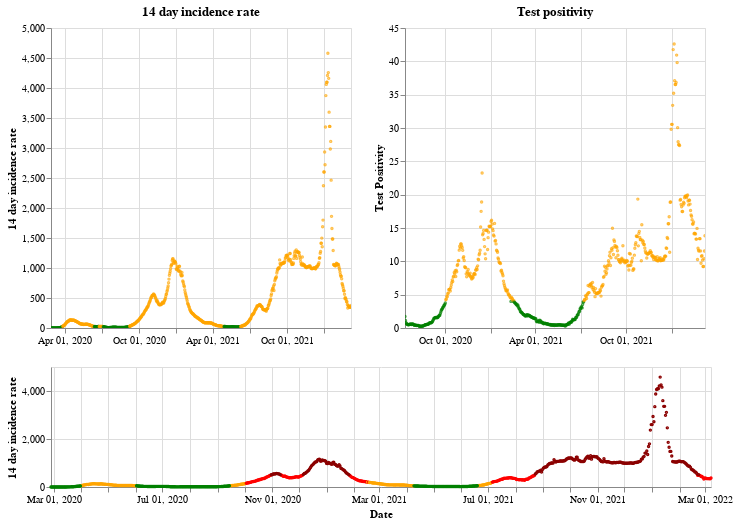

Notebook code cell kept with this figure:
### Markdown cell above
## Wales

### Code cell
plot_traffic_light('Wales')

### Figure 1 — Vega-Lite specification as saved in the notebook (floating-point values rounded to 4 significant figures; data arrays with more than 128 entries replaced by an {"elided": "..."} marker saying what was removed)
{"config": {"view": {"continuousWidth": 400, "continuousHeight": 300}}, "vconcat": [{"hconcat": [{"mark": {"type": "point", "size": 2}, "encoding": {"color": {"condition": {"value": "green", "test": "(datum.twoWeeklyCasesRate <= 25)"}, "value": "orange"}, "tooltip": [{"type": "nominal", "field": "areaName"}, {"type": "temporal", "field": "date"}, {"type": "quantitative", "field": "twoWeeklyCasesRate"}, {"type": "quantitative", "field": "testPositivity"}], "x": {"type": "temporal", "axis": {"title": ""}, "field": "date", "scale": {"domain": {"selection": "DateBrush"}}, "timeUnit": "yearmonthdate"}, "y": {"type": "quantitative", "axis": {"title": "14 day incidence rate"}, "field": "twoWeeklyCasesRate"}}, "title": "14 day incidence rate", "width": 300}, {"mark": {"type": "point", "size": 2}, "encoding": {"color": {"condition": {"value": "green", "test": "(datum.testPositivity <= 4)"}, "value": "orange"}, "tooltip": [{"type": "nominal", "field": "areaName"}, {"type": "temporal", "field": "date"}, {"type": "quantitative", "field": "twoWeeklyCasesRate"}, {"type": "quantitative", "field": "testPositivity"}], "x": {"type": "temporal", "axis": {"title": ""}, "field": "date", "scale": {"domain": {"selection": "DateBrush"}}, "timeUnit": "yearmonthdate"}, "y": {"type": "quantitative", "axis": {"title": "Test Positivity"}, "field": "testPositivity"}}, "title": "Test positivity", "width": 300}]}, {"layer": [{"mark": {"type": "point", "size": 2}, "encoding": {"color": {"condition": {"value": "orange", "test": "(((datum.testPositivity < 4) && (datum.twoWeeklyCasesRate >= 50)) && (datum.twoWeeklyCasesRate < 200))"}, "value": "red"}, "opacity": {"condition": {"value": 1, "test": "((datum.twoWeeklyCasesRate >= 50) && (datum.twoWeeklyCasesRate < 500))"}, "value": 0}, "tooltip": [{"type": "nominal", "field": "areaName"}, {"type": "temporal", "field": "date"}, {"type": "quantitative", "field": "twoWeeklyCasesRate"}, {"type": "quantitative", "field": "testPositivity"}], "x": {"type": "temporal", "axis": {"title": "Date"}, "field": "date", "timeUnit": "yearmonthdate"}, "y": {"type": "quantitative", "axis": {"title": "14 day incidence rate"}, "field": "twoWeeklyCasesRate"}}, "selection": {"DateBrush": {"type": "interval", "encodings": ["x"], "fields": ["Time"]}}}, {"mark": {"type": "point", "size": 2}, "encoding": {"color": {"value": "darkred"}, "opacity": {"condition": {"value": 1, "test": "(datum.twoWeeklyCasesRate >= 500)"}, "value": 0}, "tooltip": [{"type": "nominal", "field": "areaName"}, {"type": "temporal", "field": "date"}, {"type": "quantitative", "field": "twoWeeklyCasesRate"}, {"type": "quantitative", "field": "testPositivity"}], "x": {"type": "temporal", "axis": {"title": "Date"}, "field": "date", "timeUnit": "yearmonthdate"}, "y": {"type": "quantitative", "axis": {"title": "14 day incidence rate"}, "field": "twoWeeklyCasesRate"}}}, {"mark": {"type": "point", "size": 2}, "encoding": {"color": {"condition": {"value": "green", "test": "((datum.testPositivity < 4) && (datum.twoWeeklyCasesRate < 50))"}, "value": "orange"}, "opacity": {"condition": {"value": 1, "test": "(datum.twoWeeklyCasesRate < 50)"}, "value": 0}, "tooltip": [{"type": "nominal", "field": "areaName"}, {"type": "temporal", "field": "date"}, {"type": "quantitative", "field": "twoWeeklyCasesRate"}, {"type": "quantitative", "field": "testPositivity"}], "x": {"type": "temporal", "axis": {"title": "Date"}, "field": "date", "timeUnit": "yearmonthdate"}, "y": {"type": "quantitative", "axis": {"title": "14 day incidence rate"}, "field": "twoWeeklyCasesRate"}}}], "height": 120, "width": 660}], "data": {"name": "data-54e03b484b45b0330db9e505baf731d7"}, "$schema": "https://vega.github.io/schema/vega-lite/v4.8.1.json", "datasets": {"data-54e03b484b45b0330db9e505baf731d7": {"elided": "741 records"}}}
